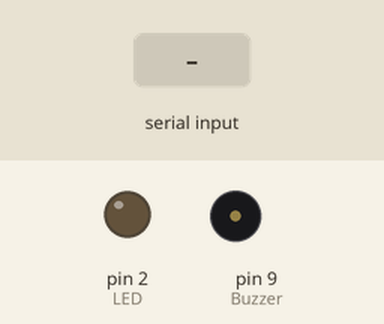
Bench run of a sketch on a simulated Arduino Uno, built with avr-gcc and run on an emulated ATmega328P. Parts: output pins drawn as LEDs (lit = HIGH), buzzer (waves = sounding). The test bench sets the inputs (shaded band). What the sketch prints to the serial monitor is not drawn.

Above: at 1.2 s.
1.3 s: "1" received over Serial
At 2.4 s:
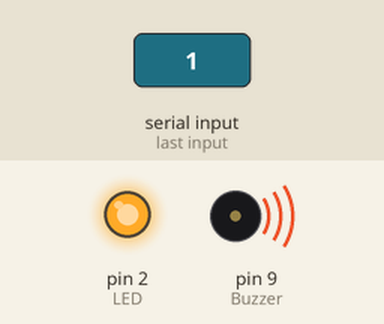
Timing chart, 0 to 4.3 s (numbered marks = the images above; inputs shaded):
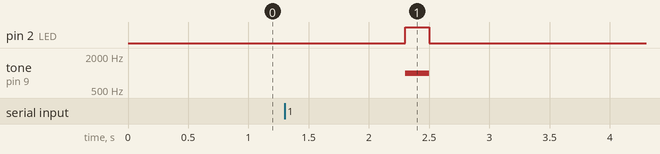

Measured:
- after the input at 1.3 s, pin 2 (LED): LOW → HIGH after 1.0 s, → LOW 0.20 s later; tone on pin 9 (Buzzer): silent → 1000 Hz after 1.0 s, → silent 0.20 s later

The sketch:

Receive.ino
```cpp
#define LED 2
#define Buzzer 9
String Incoming;

void setup()
{
    Serial.begin(115200);
    Serial.print("AT+BAND=865200000\r\n");
    delay(20);
    pinMode(LED,OUTPUT);
    pinMode(Buzzer, OUTPUT);
}
void loop()
{
    if (Serial.available())
    {
        Incoming = Serial.readString();
        digitalWrite(LED,HIGH);
        tone(Buzzer, 1000);
        delay(200);
        digitalWrite(LED,LOW);
        noTone(Buzzer);
    }
}
```
